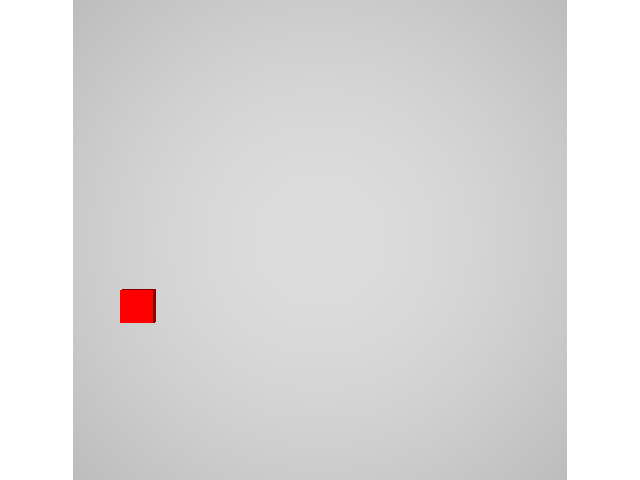
#> input picture Centros y trayectoria basico/Frame 3-Snapshot_1.png, 640 x 480 px
$ jupyter execute 'Valores Intrínsecos RoboDK.ipynb'   (shell and % lines are left out)
#> lines starting #> are read from the running program, lines starting #| are printed output that depends on the picture; after the words box and inside, x2 and y2 are one past the last pixel; in counts of white or black regions, pixels touching at a corner belong together
#> further down, src is the input picture: shape (480, 640, 3); mean B, G, R 217.9, 217.9, 218.9
#| (480, 640, 3)
[cell 1]
import cv2 as cv
import numpy as np
from math import sqrt
import math

import matplotlib.pyplot as plt
from PIL import Image

[cell 2]
def seg_color(src,bajos, altos):
    mask = cv.inRange(src, bajos, altos)
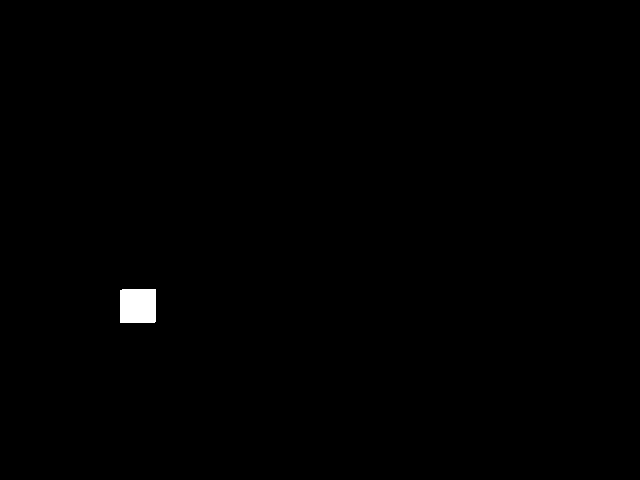
#> mask: shape (480, 640); 0.4% white; 1 white region, box (x1, y1, x2, y2) and area: (120, 289, 156, 323) 1221
#| (480, 640)
    return mask

def buscar_centroide(mask):

    moments = cv.moments(mask)
#> moments = moments, m00 311355, centre m10/m00, m01/m00 = (137.5, 305.5)
    area=moments['m00']
#> area = 311355

    x = int(moments['m10']/moments['m00'])
#> x = 137
    y = int(moments['m01']/moments['m00'])
#> y = 305

    # put text and highlight the center

    #cv.circle(mask, (x, y), 5, (0, 0, 0), -1)

    #cv.putText(mask, "centroid", (x - 25, y - 25),cv.FONT_HERSHEY_SIMPLEX, 0.5, (0, 0, 0), 2)
    cv.rectangle(mask,(x,y),(x+2, y+2),(0,0,0),2)#poner un punto en el centroide
#> mask: shape (480, 640); 0.39% white; 1 white region, box (x1, y1, x2, y2) and area: (120, 289, 156, 323) 1200


    return mask,x,y

[cell 3]
rojo_bajos = np.array([0,0,50], dtype=np.uint8)
rojo_altos = np.array([255, 122, 255], dtype=np.uint8)

[cell 4]
src=cv.imread('Frame 3-Snapshot_1.png')

src_np= np.array((src))
print(src_np.shape)
maskRojo=seg_color(src, rojo_bajos, rojo_altos)
print(maskRojo.shape)
maskRojo,xRojo,yRojo=buscar_centroide(maskRojo)
#> xRojo = 137; yRojo = 305


print(xRojo,yRojo)
#| 137 305
cv.imshow('camara',src)
cv.imshow('Rojo', maskRojo)
cv.waitKey(0)
cv.destroyAllWindows()

[cell 5]
#Moviendo el 0,0 de la imagen al centro
y_center= int(src.shape[0]/2)
#> y_center = 240
x_center= int(src.shape[1]/2)
#> x_center = 320
print(x_center,y_center)
#| 320 240
img = np.zeros((480,640,3), np.uint8)
cv.line(src,(x_center,0),(x_center,480),(255,0,0),1)
cv.line(src,(0,y_center),(640,y_center),(255,0,0),1)
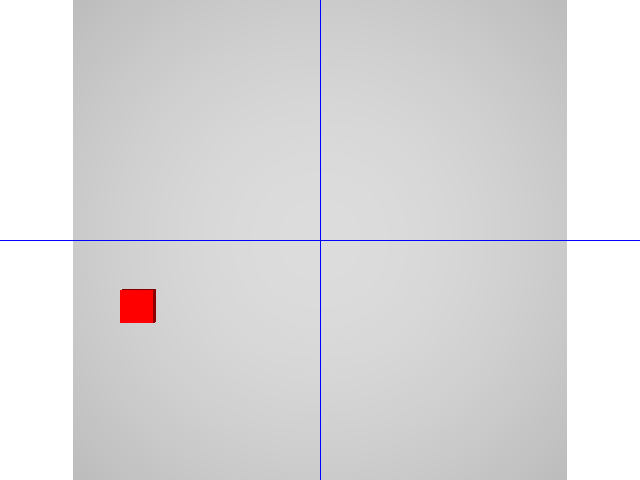
#> src: shape (480, 640, 3); mean B, G, R 218, 217.1, 218.1
cv.imshow('axis',src)
cv.waitKey(0)
cv.destroyAllWindows()

[cell 6]
#ubicando el centroide del objeto con el nuevo centro de la imagen
#conocido tambn como cambio de base
N_xRojo=xRojo-x_center#estos son los valores q se deben usar para la matriz de transformacion homogenia para pasar de los valores 2d a 3d
#> N_xRojo = -183
N_yRojo=yRojo-y_center
#> N_yRojo = 65
print(N_xRojo,N_yRojo)
#| -183 65
cv.rectangle(src,(xRojo,yRojo),(xRojo+2, yRojo+2),(255,0,0),2)#poner un punto en el centroide
#> src: shape (480, 640, 3); 0.01% of pixels changed, all inside (x1, y1, x2, y2) = (136, 304, 141, 309)
cv.imshow('Centroide',src)
cv.waitKey(0)
cv.destroyAllWindows()
